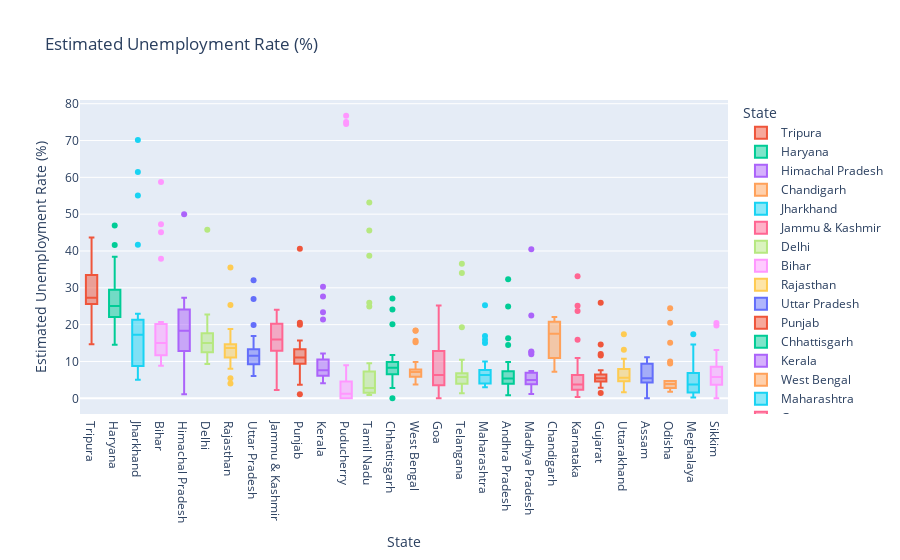

Write notebook code for a chart like this one.
### Code cell
import plotly.express as px

fig = px.box(data_frame=data,
             x='State',
             y=' Estimated Unemployment Rate (%)',
             color='State',
             title='Estimated Unemployment Rate (%)',
             category_orders={'State': sorted(data['State'].unique(), key=lambda x: -data[data['State'] == x][' Estimated Unemployment Rate (%)'].median())},
             color_discrete_map={'State': 'blue'} 
            )

fig.update_layout(xaxis={'categoryorder': 'total descending'})

fig.show()

### Figure 1 — Plotly figure (JSON) as saved in the notebook; plotly's stock layout.template omitted (floating-point values rounded to 4 significant figures)
{"data": [{"alignmentgroup": "True", "hovertemplate": "State=%{x}<br> Estimated Unemployment Rate (%)=%{y}<extra></extra>", "legendgroup": "Tripura", "marker": {"color": "#EF553B"}, "name": "Tripura", "notched": false, "offsetgroup": "Tripura", "orientation": "v", "showlegend": true, "type": "box", "x": ["Tripura", "Tripura", "Tripura", "Tripura", "Tripura", "Tripura", "Tripura", "Tripura", "Tripura", "Tripura", "Tripura", "Tripura", "Tripura", "Tripura", "Tripura", "Tripura", "Tripura", "Tripura", "Tripura", "Tripura", "Tripura", "Tripura", "Tripura", "Tripura", "Tripura", "Tripura", "Tripura", "Tripura"], "x0": " ", "xaxis": "x", "y": [29.25, 26.64, 22.47, 25.49, 30.23, 27.54, 25.25, 26.53, 31.91, 26.22, 31.61, 43.64, 14.71, 18.84, 34.69, 25.59, 25.81, 33.45, 33.57, 26.67, 27.15, 33.48, 34.37, 33.88, 25.69, 34.88, 16.78, 27.47], "y0": " ", "yaxis": "y"}, {"alignmentgroup": "True", "hovertemplate": "State=%{x}<br> Estimated Unemployment Rate (%)=%{y}<extra></extra>", "legendgroup": "Haryana", "marker": {"color": "#00cc96"}, "name": "Haryana", "notched": false, "offsetgroup": "Haryana", "orientation": "v", "showlegend": true, "type": "box", "x": ["Haryana", "Haryana", "Haryana", "Haryana", "Haryana", "Haryana", "Haryana", "Haryana", "Haryana", "Haryana", "Haryana", "Haryana", "Haryana", "Haryana", "Haryana", "Haryana", "Haryana", "Haryana", "Haryana", "Haryana", "Haryana", "Haryana", "Haryana", "Haryana", "Haryana", "Haryana", "Haryana", "Haryana"], "x0": " ", "xaxis": "x", "y": [14.54, 23.08, 16.22, 30.94, 16.36, 24.17, 16.59, 29.56, 16.21, 27.19, 23.92, 41.61, 34.22, 35.57, 24.67, 20.42, 25.45, 24.19, 26.84, 21.04, 27.06, 23.65, 27.24, 23.29, 27.14, 46.89, 38.46, 29.41], "y0": " ", "yaxis": "y"}, {"alignmentgroup": "True", "hovertemplate": "State=%{x}<br> Estimated Unemployment Rate (%)=%{y}<extra></extra>", "legendgroup": "Himachal Pradesh", "marker": {"color": "#ab63fa"}, "name": "Himachal Pradesh", "notched": false, "offsetgroup": "Himachal Pradesh", "orientation": "v", "showlegend": true, "type": "box", "x": ["Himachal Pradesh", "Himachal Pradesh", "Himachal Pradesh", "Himachal Pradesh", "Himachal Pradesh", "Himachal Pradesh", "Himachal Pradesh", "Himachal Pradesh", "Himachal Pradesh", "Himachal Pradesh", "Himachal Pradesh", "Himachal Pradesh", "Himachal Pradesh", "Himachal Pradesh", "Himachal Pradesh", "Himachal Pradesh", "Himachal Pradesh", "Himachal Pradesh", "Himachal Pradesh", "Himachal Pradesh", "Himachal Pradesh", "Himachal Pradesh", "Himachal Pradesh", "Himachal Pradesh", "Himachal Pradesh", "Himachal Pradesh", "Himachal Pradesh", "Himachal Pradesh"], "x0": " ", "xaxis": "x", "y": [13.68, 11.43, 20.59, 18.56, 15.98, 15.81, 22.86, 19.46, 16.67, 15.42, 17.71, 2.13, 25.64, 1.12, 10.88, 21.43, 21.51, 24.48, 12, 23.77, 27.27, 25.32, 18.15, 27.31, 26.44, 2.7, 50, 10.81], "y0": " ", "yaxis": "y"}, {"alignmentgroup": "True", "hovertemplate": "State=%{x}<br> Estimated Unemployment Rate (%)=%{y}<extra></extra>", "legendgroup": "Chandigarh", "marker": {"color": "#FFA15A"}, "name": "Chandigarh", "notched": false, "offsetgroup": "Chandigarh", "orientation": "v", "showlegend": true, "type": "box", "x": ["Chandigarh", "Chandigarh", "Chandigarh", "Chandigarh", "Chandigarh", "Chandigarh", "Chandigarh", "Chandigarh", "Chandigarh", "Chandigarh", "Chandigarh", "Chandigarh"], "x0": " ", "xaxis": "x", "y": [18.35, 12.4, 21.8, 9.52, 20.14, 13.99, 22.05, 8.33, 20, 16.67, 21.43, 7.22], "y0": " ", "yaxis": "y"}, {"alignmentgroup": "True", "hovertemplate": "State=%{x}<br> Estimated Unemployment Rate (%)=%{y}<extra></extra>", "legendgroup": "Jharkhand", "marker": {"color": "#19d3f3"}, "name": "Jharkhand", "notched": false, "offsetgroup": "Jharkhand", "orientation": "v", "showlegend": true, "type": "box", "x": ["Jharkhand", "Jharkhand", "Jharkhand", "Jharkhand", "Jharkhand", "Jharkhand", "Jharkhand", "Jharkhand", "Jharkhand", "Jharkhand", "Jharkhand", "Jharkhand", "Jharkhand", "Jharkhand", "Jharkhand", "Jharkhand", "Jharkhand", "Jharkhand", "Jharkhand", "Jharkhand", "Jharkhand", "Jharkhand", "Jharkhand", "Jharkhand", "Jharkhand", "Jharkhand", "Jharkhand", "Jharkhand"], "x0": " ", "xaxis": "x", "y": [7.11, 8.46, 9.98, 12.06, 7.12, 6.57, 8.07, 15.15, 6.16, 9.06, 5.01, 41.72, 55.1, 21.53, 17.23, 20.51, 15.67, 20.25, 21.16, 19.05, 17.34, 22.01, 22.96, 19.67, 16.4, 61.48, 70.17, 19.38], "y0": " ", "yaxis": "y"}, {"alignmentgroup": "True", "hovertemplate": "State=%{x}<br> Estimated Unemployment Rate (%)=%{y}<extra></extra>", "legendgroup": "Jammu & Kashmir", "marker": {"color": "#FF6692"}, "name": "Jammu & Kashmir", "notched": false, "offsetgroup": "Jammu & Kashmir", "orientation": "v", "showlegend": true, "type": "box", "x": ["Jammu & Kashmir", "Jammu & Kashmir", "Jammu & Kashmir", "Jammu & Kashmir", "Jammu & Kashmir", "Jammu & Kashmir", "Jammu & Kashmir", "Jammu & Kashmir", "Jammu & Kashmir", "Jammu & Kashmir", "Jammu & Kashmir", "Jammu & Kashmir", "Jammu & Kashmir", "Jammu & Kashmir", "Jammu & Kashmir", "Jammu & Kashmir", "Jammu & Kashmir", "Jammu & Kashmir", "Jammu & Kashmir", "Jammu & Kashmir", "Jammu & Kashmir"], "x0": " ", "xaxis": "x", "y": [12.78, 12.09, 13.67, 11.32, 19.27, 14.73, 22.19, 21.23, 16, 2.22, 18.97, 23.04, 19.88, 21.55, 24.06, 14.29, 7.02, 18.54, 19.86, 14.29, 12.96], "y0": " ", "yaxis": "y"}, {"alignmentgroup": "True", "hovertemplate": "State=%{x}<br> Estimated Unemployment Rate (%)=%{y}<extra></extra>", "legendgroup": "Delhi", "marker": {"color": "#B6E880"}, "name": "Delhi", "notched": false, "offsetgroup": "Delhi", "orientation": "v", "showlegend": true, "type": "box", "x": ["Delhi", "Delhi", "Delhi", "Delhi", "Delhi", "Delhi", "Delhi", "Delhi", "Delhi", "Delhi", "Delhi", "Delhi", "Delhi", "Delhi", "Delhi", "Delhi", "Delhi", "Delhi", "Delhi", "Delhi", "Delhi", "Delhi", "Delhi", "Delhi", "Delhi", "Delhi", "Delhi", "Delhi"], "x0": " ", "xaxis": "x", "y": [12.56, 9.33, 11.07, 17.18, 12.5, 15.84, 11.11, 16.97, 13.48, 13.81, 15.18, 20.69, 22.76, 21.14, 12.31, 12.76, 14.68, 13.52, 20.59, 12.41, 16.11, 11.07, 22.45, 14.86, 17.09, 16.51, 45.78, 18.11], "y0": " ", "yaxis": "y"}, {"alignmentgroup": "True", "hovertemplate": "State=%{x}<br> Estimated Unemployment Rate (%)=%{y}<extra></extra>", "legendgroup": "Bihar", "marker": {"color": "#FF97FF"}, "name": "Bihar", "notched": false, "offsetgroup": "Bihar", "orientation": "v", "showlegend": true, "type": "box", "x": ["Bihar", "Bihar", "Bihar", "Bihar", "Bihar", "Bihar", "Bihar", "Bihar", "Bihar", "Bihar", "Bihar", "Bihar", "Bihar", "Bihar", "Bihar", "Bihar", "Bihar", "Bihar", "Bihar", "Bihar", "Bihar", "Bihar", "Bihar", "Bihar", "Bihar", "Bihar", "Bihar", "Bihar"], "x0": " ", "xaxis": "x", "y": [9.27, 10.2, 13.44, 11, 8.87, 12.47, 12.4, 10.16, 9.13, 9.61, 15.39, 45.09, 47.26, 20.49, 19.9, 13.29, 16.41, 17.66, 20.46, 14.06, 17.62, 14.91, 20.69, 15.11, 15.73, 58.77, 37.87, 12.45], "y0": " ", "yaxis": "y"}, {"alignmentgroup": "True", "hovertemplate": "State=%{x}<br> Estimated Unemployment Rate (%)=%{y}<extra></extra>", "legendgroup": "Rajasthan", "marker": {"color": "#FECB52"}, "name": "Rajasthan", "notched": false, "offsetgroup": "Rajasthan", "orientation": "v", "showlegend": true, "type": "box", "x": ["Rajasthan", "Rajasthan", "Rajasthan", "Rajasthan", "Rajasthan", "Rajasthan", "Rajasthan", "Rajasthan", "Rajasthan", "Rajasthan", "Rajasthan", "Rajasthan", "Rajasthan", "Rajasthan", "Rajasthan", "Rajasthan", "Rajasthan", "Rajasthan", "Rajasthan", "Rajasthan", "Rajasthan", "Rajasthan", "Rajasthan", "Rajasthan", "Rajasthan", "Rajasthan", "Rajasthan", "Rajasthan"], "x0": " ", "xaxis": "x", "y": [4.03, 13.7, 9.7, 12.5, 5.45, 14.66, 10.47, 13.96, 8, 14.48, 9.47, 12.25, 10.45, 13.86, 13.62, 14.36, 11.67, 14.71, 12.63, 13.02, 14.3, 18.04, 18.82, 17.02, 18.54, 35.53, 25.35, 13.04], "y0": " ", "yaxis": "y"}, {"alignmentgroup": "True", "hovertemplate": "State=%{x}<br> Estimated Unemployment Rate (%)=%{y}<extra></extra>", "legendgroup": "Uttar Pradesh", "marker": {"color": "#636efa"}, "name": "Uttar Pradesh", "notched": false, "offsetgroup": "Uttar Pradesh", "orientation": "v", "showlegend": true, "type": "box", "x": ["Uttar Pradesh", "Uttar Pradesh", "Uttar Pradesh", "Uttar Pradesh", "Uttar Pradesh", "Uttar Pradesh", "Uttar Pradesh", "Uttar Pradesh", "Uttar Pradesh", "Uttar Pradesh", "Uttar Pradesh", "Uttar Pradesh", "Uttar Pradesh", "Uttar Pradesh", "Uttar Pradesh", "Uttar Pradesh", "Uttar Pradesh", "Uttar Pradesh", "Uttar Pradesh", "Uttar Pradesh", "Uttar Pradesh", "Uttar Pradesh", "Uttar Pradesh", "Uttar Pradesh", "Uttar Pradesh", "Uttar Pradesh", "Uttar Pradesh", "Uttar Pradesh"], "x0": " ", "xaxis": "x", "y": [10.26, 11.13, 9.19, 11.47, 6.45, 10.18, 6.94, 8.43, 6.06, 8.12, 9.37, 19.92, 16.89, 8.51, 14.4, 11.62, 11.8, 14.73, 13.58, 10.35, 11.31, 12.37, 12.34, 11.65, 12.32, 26.94, 32.06, 13.05], "y0": " ", "yaxis": "y"}, {"alignmentgroup": "True", "hovertemplate": "State=%{x}<br> Estimated Unemployment Rate (%)=%{y}<extra></extra>", "legendgroup": "Punjab", "marker": {"color": "#EF553B"}, "name": "Punjab", "notched": false, "offsetgroup": "Punjab", "orientation": "v", "showlegend": true, "type": "box", "x": ["Punjab", "Punjab", "Punjab", "Punjab", "Punjab", "Punjab", "Punjab", "Punjab", "Punjab", "Punjab", "Punjab", "Punjab", "Punjab", "Punjab", "Punjab", "Punjab", "Punjab", "Punjab", "Punjab", "Punjab", "Punjab", "Punjab", "Punjab", "Punjab", "Punjab", "Punjab", "Punjab", "Punjab"], "x0": " ", "xaxis": "x", "y": [9.17, 12.21, 9.64, 6.69, 8.59, 12.56, 7.07, 6.13, 9.69, 10.41, 10.51, 3.69, 40.59, 20, 13.49, 13.17, 11.61, 11.99, 15.69, 13.75, 10.39, 11.97, 13.68, 11.99, 9.97, 1.13, 20.54, 10.55], "y0": " ", "yaxis": "y"}, {"alignmentgroup": "True", "hovertemplate": "State=%{x}<br> Estimated Unemployment Rate (%)=%{y}<extra></extra>", "legendgroup": "Chhattisgarh", "marker": {"color": "#00cc96"}, "name": "Chhattisgarh", "notched": false, "offsetgroup": "Chhattisgarh", "orientation": "v", "showlegend": true, "type": "box", "x": ["Chhattisgarh", "Chhattisgarh", "Chhattisgarh", "Chhattisgarh", "Chhattisgarh", "Chhattisgarh", "Chhattisgarh", "Chhattisgarh", "Chhattisgarh", "Chhattisgarh", "Chhattisgarh", "Chhattisgarh", "Chhattisgarh", "Chhattisgarh", "Chhattisgarh", "Chhattisgarh", "Chhattisgarh", "Chhattisgarh", "Chhattisgarh", "Chhattisgarh", "Chhattisgarh", "Chhattisgarh", "Chhattisgarh", "Chhattisgarh", "Chhattisgarh", "Chhattisgarh", "Chhattisgarh", "Chhattisgarh"], "x0": " ", "xaxis": "x", "y": [9.82, 6.76, 4.54, 4.64, 8.33, 6.96, 2.77, 6.11, 9.89, 7.89, 7.31, 0, 7.64, 10.14, 9.77, 11.77, 8.17, 6.29, 9.46, 10.27, 8.32, 3.57, 9.01, 9.79, 8.21, 20.13, 24.1, 27.07], "y0": " ", "yaxis": "y"}, {"alignmentgroup": "True", "hovertemplate": "State=%{x}<br> Estimated Unemployment Rate (%)=%{y}<extra></extra>", "legendgroup": "Kerala", "marker": {"color": "#ab63fa"}, "name": "Kerala", "notched": false, "offsetgroup": "Kerala", "orientation": "v", "showlegend": true, "type": "box", "x": ["Kerala", "Kerala", "Kerala", "Kerala", "Kerala", "Kerala", "Kerala", "Kerala", "Kerala", "Kerala", "Kerala", "Kerala", "Kerala", "Kerala", "Kerala", "Kerala", "Kerala", "Kerala", "Kerala", "Kerala", "Kerala", "Kerala", "Kerala", "Kerala", "Kerala", "Kerala", "Kerala", "Kerala"], "x0": " ", "xaxis": "x", "y": [6.63, 9, 4.95, 10.32, 5.35, 9.14, 5, 10.77, 4.11, 8.91, 8.85, 10.71, 23.38, 27.66, 6.11, 6.67, 7.58, 7.69, 5.52, 5.35, 6.71, 7.31, 6.65, 6.08, 9.14, 21.43, 30.28, 12.17], "y0": " ", "yaxis": "y"}, {"alignmentgroup": "True", "hovertemplate": "State=%{x}<br> Estimated Unemployment Rate (%)=%{y}<extra></extra>", "legendgroup": "West Bengal", "marker": {"color": "#FFA15A"}, "name": "West Bengal", "notched": false, "offsetgroup": "West Bengal", "orientation": "v", "showlegend": true, "type": "box", "x": ["West Bengal", "West Bengal", "West Bengal", "West Bengal", "West Bengal", "West Bengal", "West Bengal", "West Bengal", "West Bengal", "West Bengal", "West Bengal", "West Bengal", "West Bengal", "West Bengal", "West Bengal", "West Bengal", "West Bengal", "West Bengal", "West Bengal", "West Bengal", "West Bengal", "West Bengal", "West Bengal", "West Bengal", "West Bengal", "West Bengal", "West Bengal", "West Bengal"], "x0": " ", "xaxis": "x", "y": [6.02, 5.85, 5.62, 5.58, 5.26, 6.78, 5.83, 5.79, 6.79, 3.78, 7.02, 18.32, 18.43, 4.94, 7.25, 7.38, 7.91, 7.27, 7.79, 7.83, 6.61, 7.24, 7.27, 7.55, 6.67, 15.63, 15.22, 9.86], "y0": " ", "yaxis": "y"}, {"alignmentgroup": "True", "hovertemplate": "State=%{x}<br> Estimated Unemployment Rate (%)=%{y}<extra></extra>", "legendgroup": "Maharashtra", "marker": {"color": "#19d3f3"}, "name": "Maharashtra", "notched": false, "offsetgroup": "Maharashtra", "orientation": "v", "showlegend": true, "type": "box", "x": ["Maharashtra", "Maharashtra", "Maharashtra", "Maharashtra", "Maharashtra", "Maharashtra", "Maharashtra", "Maharashtra", "Maharashtra", "Maharashtra", "Maharashtra", "Maharashtra", "Maharashtra", "Maharashtra", "Maharashtra", "Maharashtra", "Maharashtra", "Maharashtra", "Maharashtra", "Maharashtra", "Maharashtra", "Maharashtra", "Maharashtra", "Maharashtra", "Maharashtra", "Maharashtra", "Maharashtra", "Maharashtra"], "x0": " ", "xaxis": "x", "y": [3.67, 4.34, 3.66, 3.76, 4.4, 3.81, 3.68, 3.03, 3.8, 4.24, 5.38, 25.28, 16.89, 9.4, 6.08, 6.46, 6.35, 7.57, 7.6, 7.51, 7.6, 7.83, 6.67, 5.34, 6.34, 14.99, 15.92, 10.01], "y0": " ", "yaxis": "y"}, {"alignmentgroup": "True", "hovertemplate": "State=%{x}<br> Estimated Unemployment Rate (%)=%{y}<extra></extra>", "legendgroup": "Goa", "marker": {"color": "#FF6692"}, "name": "Goa", "notched": false, "offsetgroup": "Goa", "orientation": "v", "showlegend": true, "type": "box", "x": ["Goa", "Goa", "Goa", "Goa", "Goa", "Goa", "Goa", "Goa", "Goa", "Goa", "Goa", "Goa", "Goa", "Goa", "Goa", "Goa", "Goa", "Goa", "Goa", "Goa", "Goa", "Goa", "Goa", "Goa"], "x0": " ", "xaxis": "x", "y": [2.91, 5.45, 10.98, 1.98, 3.61, 7.21, 23.71, 3.54, 5.38, 0, 15.91, 20, 2.75, 13.33, 12.28, 4.9, 3.16, 12.31, 25.2, 16.22, 10.92, 4.31, 4.76, 11.76], "y0": " ", "yaxis": "y"}, {"alignmentgroup": "True", "hovertemplate": "State=%{x}<br> Estimated Unemployment Rate (%)=%{y}<extra></extra>", "legendgroup": "Telangana", "marker": {"color": "#B6E880"}, "name": "Telangana", "notched": false, "offsetgroup": "Telangana", "orientation": "v", "showlegend": true, "type": "box", "x": ["Telangana", "Telangana", "Telangana", "Telangana", "Telangana", "Telangana", "Telangana", "Telangana", "Telangana", "Telangana", "Telangana", "Telangana", "Telangana", "Telangana", "Telangana", "Telangana", "Telangana", "Telangana", "Telangana", "Telangana", "Telangana", "Telangana", "Telangana", "Telangana", "Telangana", "Telangana", "Telangana", "Telangana"], "x0": " ", "xaxis": "x", "y": [2.23, 5.92, 2.45, 1.4, 5.49, 7.29, 6.47, 1.35, 5.02, 9.02, 5.63, 4.51, 34.01, 19.3, 1.52, 1.43, 3.73, 4.19, 6.19, 6.74, 5.23, 4.22, 6.49, 6.74, 6.1, 10.5, 36.57, 6.92], "y0": " ", "yaxis": "y"}, {"alignmentgroup": "True", "hovertemplate": "State=%{x}<br> Estimated Unemployment Rate (%)=%{y}<extra></extra>", "legendgroup": "Sikkim", "marker": {"color": "#FF97FF"}, "name": "Sikkim", "notched": false, "offsetgroup": "Sikkim", "orientation": "v", "showlegend": true, "type": "box", "x": ["Sikkim", "Sikkim", "Sikkim", "Sikkim", "Sikkim", "Sikkim", "Sikkim", "Sikkim", "Sikkim", "Sikkim", "Sikkim", "Sikkim", "Sikkim", "Sikkim", "Sikkim", "Sikkim", "Sikkim"], "x0": " ", "xaxis": "x", "y": [5.48, 13.11, 1, 0, 5.81, 8.2, 7.76, 2.56, 4.82, 4.81, 9.68, 4.04, 7.37, 20.45, 5.77, 19.75, 2.63], "y0": " ", "yaxis": "y"}, {"alignmentgroup": "True", "hovertemplate": "State=%{x}<br> Estimated Unemployment Rate (%)=%{y}<extra></extra>", "legendgroup": "Uttarakhand", "marker": {"color": "#FECB52"}, "name": "Uttarakhand", "notched": false, "offsetgroup": "Uttarakhand", "orientation": "v", "showlegend": true, "type": "box", "x": ["Uttarakhand", "Uttarakhand", "Uttarakhand", "Uttarakhand", "Uttarakhand", "Uttarakhand", "Uttarakhand", "Uttarakhand", "Uttarakhand", "Uttarakhand", "Uttarakhand", "Uttarakhand", "Uttarakhand", "Uttarakhand", "Uttarakhand", "Uttarakhand", "Uttarakhand", "Uttarakhand", "Uttarakhand", "Uttarakhand", "Uttarakhand", "Uttarakhand", "Uttarakhand", "Uttarakhand", "Uttarakhand", "Uttarakhand", "Uttarakhand"], "x0": " ", "xaxis": "x", "y": [1.63, 4.65, 5.74, 6.11, 3.47, 4.83, 5.56, 4.52, 4.17, 4.85, 3.66, 3.57, 10.71, 9.17, 4.69, 6.94, 7.43, 9.62, 4.72, 6.34, 7.39, 8.92, 5.28, 8.15, 13.18, 17.36, 5.08], "y0": " ", "yaxis": "y"}, {"alignmentgroup": "True", "hovertemplate": "State=%{x}<br> Estimated Unemployment Rate (%)=%{y}<extra></extra>", "legendgroup": "Assam", "marker": {"color": "#636efa"}, "name": "Assam", "notched": false, "offsetgroup": "Assam", "orientation": "v", "showlegend": true, "type": "box", "x": ["Assam", "Assam", "Assam", "Assam", "Assam", "Assam", "Assam", "Assam", "Assam", "Assam", "Assam", "Assam", "Assam", "Assam", "Assam", "Assam", "Assam", "Assam", "Assam", "Assam", "Assam", "Assam", "Assam", "Assam", "Assam", "Assam"], "x0": " ", "xaxis": "x", "y": [4.29, 5.08, 4.26, 5.79, 4.46, 4.65, 4.66, 4.29, 3.26, 3.77, 9.38, 0, 7.87, 9.89, 3.21, 10.39, 9.26, 11.17, 6.31, 5.02, 7.24, 9.98, 10.34, 8.37, 10.77, 3.42], "y0": " ", "yaxis": "y"}, {"alignmentgroup": "True", "hovertemplate": "State=%{x}<br> Estimated Unemployment Rate (%)=%{y}<extra></extra>", "legendgroup": "Gujarat", "marker": {"color": "#EF553B"}, "name": "Gujarat", "notched": false, "offsetgroup": "Gujarat", "orientation": "v", "showlegend": true, "type": "box", "x": ["Gujarat", "Gujarat", "Gujarat", "Gujarat", "Gujarat", "Gujarat", "Gujarat", "Gujarat", "Gujarat", "Gujarat", "Gujarat", "Gujarat", "Gujarat", "Gujarat", "Gujarat", "Gujarat", "Gujarat", "Gujarat", "Gujarat", "Gujarat", "Gujarat", "Gujarat", "Gujarat", "Gujarat", "Gujarat", "Gujarat", "Gujarat", "Gujarat"], "x0": " ", "xaxis": "x", "y": [2.88, 4.77, 4.58, 3.7, 6.29, 4.91, 4.68, 3.46, 5.35, 6.64, 7.59, 12, 14.58, 1.41, 4.09, 6.31, 5.15, 4.2, 5.96, 5.45, 7.53, 5.71, 5.82, 6.04, 5.39, 25.94, 11.62, 4.54], "y0": " ", "yaxis": "y"}, {"alignmentgroup": "True", "hovertemplate": "State=%{x}<br> Estimated Unemployment Rate (%)=%{y}<extra></extra>", "legendgroup": "Andhra Pradesh", "marker": {"color": "#00cc96"}, "name": "Andhra Pradesh", "notched": false, "offsetgroup": "Andhra Pradesh", "orientation": "v", "showlegend": true, "type": "box", "x": ["Andhra Pradesh", "Andhra Pradesh", "Andhra Pradesh", "Andhra Pradesh", "Andhra Pradesh", "Andhra Pradesh", "Andhra Pradesh", "Andhra Pradesh", "Andhra Pradesh", "Andhra Pradesh", "Andhra Pradesh", "Andhra Pradesh", "Andhra Pradesh", "Andhra Pradesh", "Andhra Pradesh", "Andhra Pradesh", "Andhra Pradesh", "Andhra Pradesh", "Andhra Pradesh", "Andhra Pradesh", "Andhra Pradesh", "Andhra Pradesh", "Andhra Pradesh", "Andhra Pradesh", "Andhra Pradesh", "Andhra Pradesh", "Andhra Pradesh", "Andhra Pradesh"], "x0": " ", "xaxis": "x", "y": [3.65, 3.05, 3.75, 3.32, 5.17, 3.52, 4.12, 4.38, 4.84, 5.91, 4.06, 16.29, 14.46, 0.85, 6.09, 3.8, 5.64, 4.61, 6.01, 4.7, 7.54, 7.88, 7.11, 5.66, 9.88, 32.3, 24.91, 5.86], "y0": " ", "yaxis": "y"}, {"alignmentgroup": "True", "hovertemplate": "State=%{x}<br> Estimated Unemployment Rate (%)=%{y}<extra></extra>", "legendgroup": "Madhya Pradesh", "marker": {"color": "#ab63fa"}, "name": "Madhya Pradesh", "notched": false, "offsetgroup": "Madhya Pradesh", "orientation": "v", "showlegend": true, "type": "box", "x": ["Madhya Pradesh", "Madhya Pradesh", "Madhya Pradesh", "Madhya Pradesh", "Madhya Pradesh", "Madhya Pradesh", "Madhya Pradesh", "Madhya Pradesh", "Madhya Pradesh", "Madhya Pradesh", "Madhya Pradesh", "Madhya Pradesh", "Madhya Pradesh", "Madhya Pradesh", "Madhya Pradesh", "Madhya Pradesh", "Madhya Pradesh", "Madhya Pradesh", "Madhya Pradesh", "Madhya Pradesh", "Madhya Pradesh", "Madhya Pradesh", "Madhya Pradesh", "Madhya Pradesh", "Madhya Pradesh", "Madhya Pradesh", "Madhya Pradesh", "Madhya Pradesh"], "x0": " ", "xaxis": "x", "y": [3.63, 4.25, 3.92, 4.94, 3.08, 2.98, 2.72, 2.94, 3.66, 4.42, 1.19, 12.5, 22.46, 6.46, 3.91, 6.38, 7.38, 6.82, 7, 4.4, 6.06, 6.2, 5.17, 4.96, 4.8, 11.94, 40.49, 12.72], "y0": " ", "yaxis": "y"}, {"alignmentgroup": "True", "hovertemplate": "State=%{x}<br> Estimated Unemployment Rate (%)=%{y}<extra></extra>", "legendgroup": "Odisha", "marker": {"color": "#FFA15A"}, "name": "Odisha", "notched": false, "offsetgroup": "Odisha", "orientation": "v", "showlegend": true, "type": "box", "x": ["Odisha", "Odisha", "Odisha", "Odisha", "Odisha", "Odisha", "Odisha", "Odisha", "Odisha", "Odisha", "Odisha", "Odisha", "Odisha", "Odisha", "Odisha", "Odisha", "Odisha", "Odisha", "Odisha", "Odisha", "Odisha", "Odisha", "Odisha", "Odisha", "Odisha", "Odisha", "Odisha", "Odisha"], "x0": " ", "xaxis": "x", "y": [4.17, 4.71, 3.31, 3.68, 4.31, 4.28, 4.72, 4.67, 1.81, 3.31, 15.09, 24.48, 9.45, 4.59, 2.95, 2.63, 1.78, 3.5, 3.78, 4.5, 2.23, 3.36, 2.28, 2.19, 3.96, 20.5, 10, 2.18], "y0": " ", "yaxis": "y"}, {"alignmentgroup": "True", "hovertemplate": "State=%{x}<br> Estimated Unemployment Rate (%)=%{y}<extra></extra>", "legendgroup": "Meghalaya", "marker": {"color": "#19d3f3"}, "name": "Meghalaya", "notched": false, "offsetgroup": "Meghalaya", "orientation": "v", "showlegend": true, "type": "box", "x": ["Meghalaya", "Meghalaya", "Meghalaya", "Meghalaya", "Meghalaya", "Meghalaya", "Meghalaya", "Meghalaya", "Meghalaya", "Meghalaya", "Meghalaya", "Meghalaya", "Meghalaya", "Meghalaya", "Meghalaya", "Meghalaya", "Meghalaya", "Meghalaya", "Meghalaya", "Meghalaya", "Meghalaya", "Meghalaya", "Meghalaya", "Meghalaya", "Meghalaya", "Meghalaya", "Meghalaya"], "x0": " ", "xaxis": "x", "y": [3.16, 4.23, 1.03, 0.52, 0.24, 3.7, 1.5, 1.8, 0.97, 2.76, 1.28, 8.38, 3.73, 1.35, 8.4, 8.66, 4.43, 5.8, 5.3, 7.2, 3.02, 5.21, 4.76, 7.37, 2.8, 17.39, 14.58], "y0": " ", "yaxis": "y"}, {"alignmentgroup": "True", "hovertemplate": "State=%{x}<br> Estimated Unemployment Rate (%)=%{y}<extra></extra>", "legendgroup": "Karnataka", "marker": {"color": "#FF6692"}, "name": "Karnataka", "notched": false, "offsetgroup": "Karnataka", "orientation": "v", "showlegend": true, "type": "box", "x": ["Karnataka", "Karnataka", "Karnataka", "Karnataka", "Karnataka", "Karnataka", "Karnataka", "Karnataka", "Karnataka", "Karnataka", "Karnataka", "Karnataka", "Karnataka", "Karnataka", "Karnataka", "Karnataka", "Karnataka", "Karnataka", "Karnataka", "Karnataka", "Karnataka", "Karnataka", "Karnataka", "Karnataka", "Karnataka", "Karnataka", "Karnataka", "Karnataka"], "x0": " ", "xaxis": "x", "y": [5.46, 5.98, 0.52, 0.37, 3.2, 7.13, 1.19, 0.41, 2.57, 4.11, 2.39, 33.17, 23.72, 10.92, 6.56, 5, 2.29, 1.27, 3.57, 3.87, 3.44, 1.56, 3.31, 2.88, 4.92, 25.12, 15.88, 6.12], "y0": " ", "yaxis": "y"}, {"alignmentgroup": "True", "hovertemplate": "State=%{x}<br> Estimated Unemployment Rate (%)=%{y}<extra></extra>", "legendgroup": "Tamil Nadu", "marker": {"color": "#B6E880"}, "name": "Tamil Nadu", "notched": false, "offsetgroup": "Tamil Nadu", "orientation": "v", "showlegend": true, "type": "box", "x": ["Tamil Nadu", "Tamil Nadu", "Tamil Nadu", "Tamil Nadu", "Tamil Nadu", "Tamil Nadu", "Tamil Nadu", "Tamil Nadu", "Tamil Nadu", "Tamil Nadu", "Tamil Nadu", "Tamil Nadu", "Tamil Nadu", "Tamil Nadu", "Tamil Nadu", "Tamil Nadu", "Tamil Nadu", "Tamil Nadu", "Tamil Nadu", "Tamil Nadu", "Tamil Nadu", "Tamil Nadu", "Tamil Nadu", "Tamil Nadu", "Tamil Nadu", "Tamil Nadu", "Tamil Nadu", "Tamil Nadu"], "x0": " ", "xaxis": "x", "y": [0.97, 0.92, 6.01, 2.91, 1.71, 1.46, 2.46, 3.73, 1.18, 1.17, 6.36, 53.19, 38.73, 2.06, 0.89, 1.56, 3.18, 9.53, 1.86, 1.13, 2.65, 8.05, 2.05, 3.31, 6.46, 45.55, 25.95, 24.93], "y0": " ", "yaxis": "y"}, {"alignmentgroup": "True", "hovertemplate": "State=%{x}<br> Estimated Unemployment Rate (%)=%{y}<extra></extra>", "legendgroup": "Puducherry", "marker": {"color": "#FF97FF"}, "name": "Puducherry", "notched": false, "offsetgroup": "Puducherry", "orientation": "v", "showlegend": true, "type": "box", "x": ["Puducherry", "Puducherry", "Puducherry", "Puducherry", "Puducherry", "Puducherry", "Puducherry", "Puducherry", "Puducherry", "Puducherry", "Puducherry", "Puducherry", "Puducherry", "Puducherry", "Puducherry", "Puducherry", "Puducherry", "Puducherry", "Puducherry", "Puducherry", "Puducherry", "Puducherry", "Puducherry", "Puducherry", "Puducherry", "Puducherry"], "x0": " ", "xaxis": "x", "y": [0, 0, 0, 4.85, 0, 1.18, 0, 1.99, 0.58, 1.74, 2.31, 74.51, 1.25, 0, 0, 8.95, 1.22, 1.17, 1.37, 5.21, 0.57, 1.78, 0.62, 76.74, 75, 4.55], "y0": " ", "yaxis": "y"}], "layout": {"autosize": true, "boxmode": "overlay", "legend": {"title": {"text": "State"}, "tracegroupgap": 0}, "title": {"text": "Estimated Unemployment Rate (%)"}, "xaxis": {"anchor": "y", "autorange": true, "categoryarray": ["Tripura", "Haryana", "Himachal Pradesh", "Chandigarh", "Jharkhand", "Jammu & Kashmir", "Delhi", "Bihar", "Rajasthan", "Uttar Pradesh", "Punjab", "Chhattisgarh", "Kerala", "West Bengal", "Maharashtra", "Goa", "Telangana", "Sikkim", "Uttarakhand", "Assam", "Gujarat", "Andhra Pradesh", "Madhya Pradesh", "Odisha", "Meghalaya", "Karnataka", "Tamil Nadu", "Puducherry", null], "categoryorder": "total descending", "domain": [0, 1], "range": [-0.5, 27.5], "title": {"text": "State"}, "type": "category"}, "yaxis": {"anchor": "x", "autorange": true, "domain": [0, 1], "range": [-4.263, 81.0], "title": {"text": " Estimated Unemployment Rate (%)"}, "type": "linear"}}}
